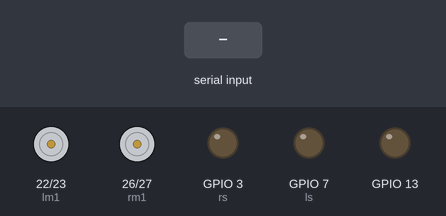
The sketch below on a simulated ESP32. Parts: motor-driver pin pairs drawn as motors (green arrow = first pin HIGH = forward, orange = second pin HIGH = backward, longer = more drive), output pins drawn as LEDs (lit = HIGH). The inputs (shaded band) are chosen by the test bench.

Above: at 1.2 s.
1.3 s: "l" received over Serial
At 2.3 s:
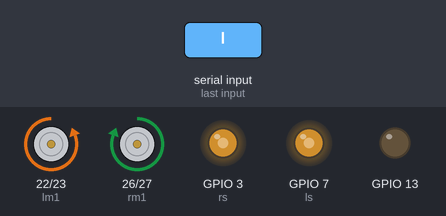
2.8 s: "s" received over Serial
At 3.4 s:
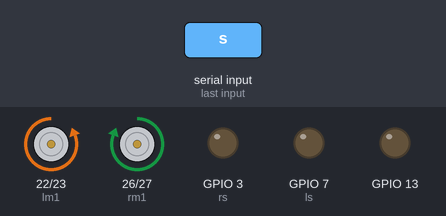
4.3 s: "r" received over Serial
At 4.6 s:
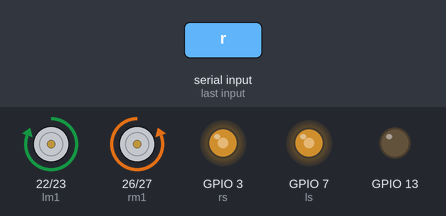
5.8 s: "f" received over Serial
At 6.9 s:
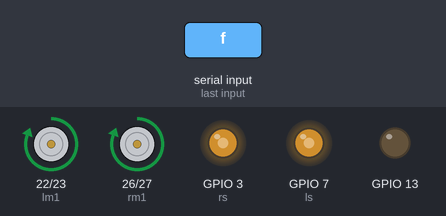
7.3 s: "b" received over Serial
At 8.0 s:
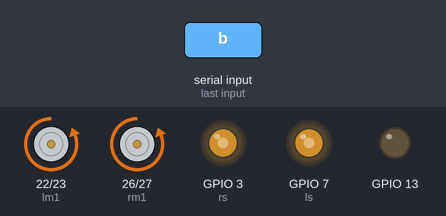
8.8 s: "s" received over Serial
At 9.2 s:
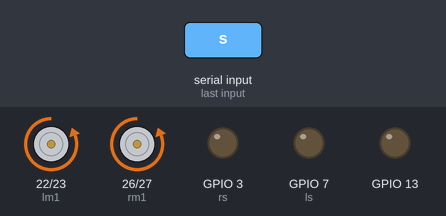
Timing chart, 0 to 11.3 s (numbered marks = the images above; inputs shaded):
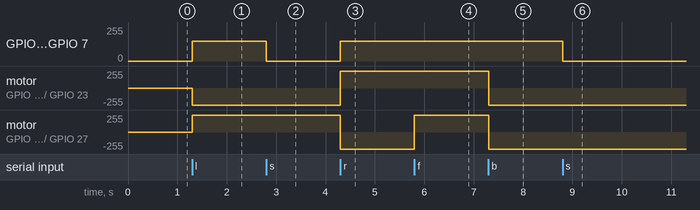

The sketch:

control_motors_with_bluetooth.ino
```cpp
#define ls 7
#define rs 3

#define lm1 22
#define lm2 23

#define rm1 26
#define rm2 27
int last = 0;
void setup(){
  pinMode(ls,OUTPUT);
  pinMode(rs,OUTPUT);

  pinMode(lm1,OUTPUT);
  pinMode(lm2,OUTPUT);
  pinMode(rm1,OUTPUT);
  pinMode(rm2,OUTPUT);
  Serial.begin(9600);
  pinMode(13,OUTPUT);
}

void loop(){
  if(Serial.available()){
    int x = Serial.read();
    //Serial.println(x);
    if(x == 's')last = 0;
    else if(x == 'l') last=1;
    else if(x == 'r') last=2;
    else if(x == 'f') last=3;
    else if(x == 'b') last=4;
  }
  if(last == 0){
    //Serial.println("STOP");
    Stop();
  }
  else if(last == 1){
    //Serial.println("LEFT");
    Left(150,150);
  }
  else if(last == 2){
    //Serial.println("RIGHT");
    Right(150,150);
  }
  else if(last == 3){
    //Serial.println("FORWARD");
    Forward(150,150);
  }
  else{
    //Serial.println("BACKWARD");
    Backward(150,150);
  }
}
```

motor_functions.ino
```cpp
void Backward(int leftSpeed,int rightSpeed){
  analogWrite(ls,leftSpeed);
  analogWrite(rs,rightSpeed);

  digitalWrite(lm1, LOW);
  digitalWrite(lm2, HIGH);

  digitalWrite(rm1, LOW);
  digitalWrite(rm2, HIGH);
}

void Forward(int leftSpeed,int rightSpeed){
  analogWrite(ls,leftSpeed);
  analogWrite(rs,rightSpeed);

  digitalWrite(lm1, HIGH);
  digitalWrite(lm2, LOW);

  digitalWrite(rm1, HIGH);
  digitalWrite(rm2, LOW);
}

void Right(int leftSpeed,int rightSpeed){
  analogWrite(ls,leftSpeed);
  analogWrite(rs,rightSpeed);

  digitalWrite(lm1, HIGH);
  digitalWrite(lm2, LOW);

  digitalWrite(rm1, LOW);
  digitalWrite(rm2, HIGH);
}

void Left(int leftSpeed,int rightSpeed){
  analogWrite(ls,leftSpeed);
  analogWrite(rs,rightSpeed);

  digitalWrite(lm1, LOW);
  digitalWrite(lm2, HIGH);

  digitalWrite(rm1, HIGH);
  digitalWrite(rm2, LOW);
}

void Stop(){
  analogWrite(ls,0);
  analogWrite(rs,0);
}
```

Measured:
- after the input at 1.3 s, GPIO 3 (rs), GPIO 7 (ls): 0/255 → 150/255 at once; motor on GPIO 22 (lm1) / GPIO 23 (lm2): stopped → backward 255/255 at once; motor on GPIO 26 (rm1) / GPIO 27 (rm2): stopped → forward 255/255 at once
- after the input at 2.8 s, GPIO 3 (rs), GPIO 7 (ls): 150/255 → 0/255 at once
- after the input at 4.3 s, GPIO 3 (rs), GPIO 7 (ls): 0/255 → 150/255 at once; motor on GPIO 22 (lm1) / GPIO 23 (lm2): backward 255/255 → forward 255/255 at once; motor on GPIO 26 (rm1) / GPIO 27 (rm2): forward 255/255 → backward 255/255 at once
- after the input at 5.8 s, motor on GPIO 26 (rm1) / GPIO 27 (rm2): backward 255/255 → forward 255/255 at once
- after the input at 7.3 s, motor on GPIO 22 (lm1) / GPIO 23 (lm2), motor on GPIO 26 (rm1) / GPIO 27 (rm2): forward 255/255 → backward 255/255 at once
- after the input at 8.8 s, GPIO 3 (rs), GPIO 7 (ls): 150/255 → 0/255 at once
